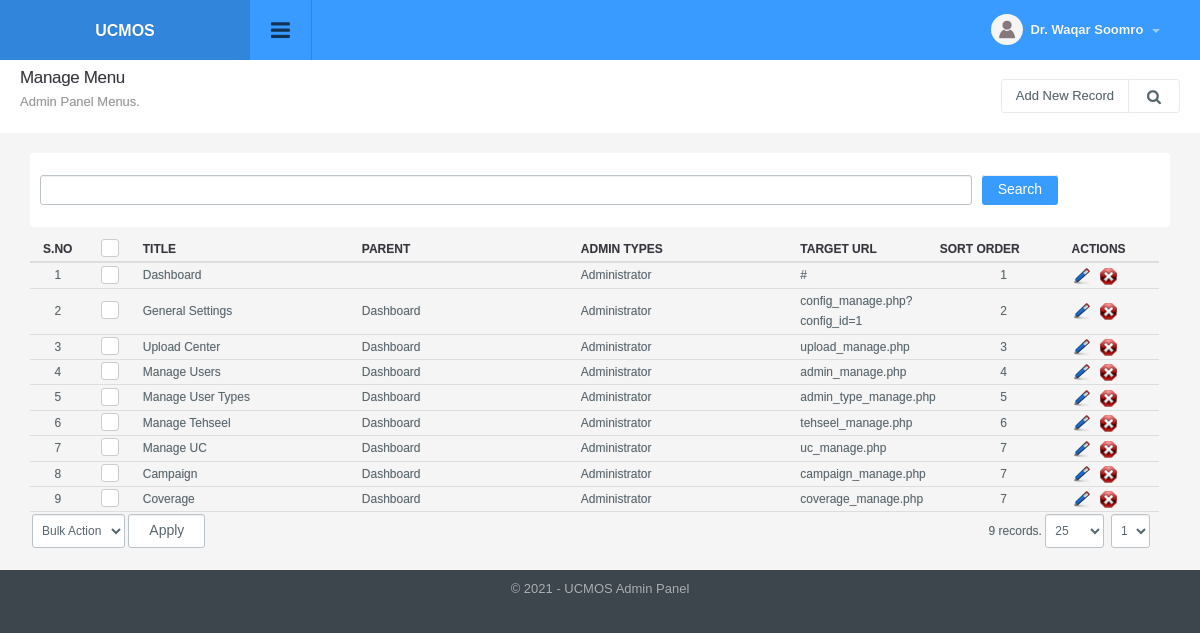
Page /menu_manage.php (signed in) on the committed database.
### tables this page shows
CREATE TABLE `config_variable` (
  `id` int(11) NOT NULL,
  `config_type_id` int(11) NOT NULL,
  `title` varchar(512) NOT NULL,
  `notes` varchar(512) NOT NULL,
  `type` varchar(200) NOT NULL,
  `default_values` text NOT NULL,
  `key` varchar(200) NOT NULL,
  `value` text NOT NULL,
  `sortorder` int(11) NOT NULL
);

CREATE TABLE `menu` (
  `id` int(11) NOT NULL,
  `title` varchar(100) NOT NULL,
  `url` varchar(100) NOT NULL,
  `parent_id` int(11) NOT NULL,
  `depth` int(1) NOT NULL,
  `sortorder` int(11) NOT NULL,
  `icon` varchar(200) NOT NULL,
  `small_icon` varchar(200) NOT NULL
);

### include/utility.php (called while the page is built, shortened)
<?php
function get_config($var){
	global $dblink;
	$sql="select value from config_variable where `key`='".slash($var)."'";
	$resConfig=doquery($sql,$dblink);
	if(numrows($resConfig)>0){
		while($rowConfig=dofetch($resConfig))
			return unslash($rowConfig["value"]);
	}
}
$site_title=get_config("site_title");
function slash($str){
	if(!is_array($str))
		return utf8_encode(addslashes($str));
	else{
		for($i=0; $i<count($str); $i++)
			$str[$i]=slash($str[$i]);
		return $str;
	}
}
function unslash($str){
	return stripslashes(utf8_decode($str));
	}

### include/db.php (called while the page is built, shortened)
<?php
function doquery($qr,$lnk){
	@$res=mysqli_query($lnk,$qr) or die($qr." - ".mysqli_error($lnk));
	return $res;
}
function dofetch($rs){
	@$rec=mysqli_fetch_array($rs);
	return $rec;
}
function numrows($rs){
	return mysqli_num_rows($rs);
}

### modules/menu/list.php (the view, shortened to what this page needs)
<?php
$q="";
$extra='';
$is_search=false;
if(isset($_SESSION["menu_manage"]["q"]))
	$q=$_SESSION["menu_manage"]["q"];
else
	$q="";
?>
<div class="page-header">
	<h1 class="title">Manage Menu</h1>
  	<ol class="breadcrumb">
    	<li class="active">Admin Panel Menus.</li>
  	</ol>
  	<div class="right">
    	<div class="btn-group" role="group" aria-label="...">
        	<a href="menu_manage.php?tab=add" class="btn btn-light editproject">Add New Record</a>
            <a id="topstats" class="btn btn-light" href="#"><i class="fa fa-search"></i></a>
        </div>
  	</div>
</div>
<ul class="topstats clearfix search_filter"<?php if($is_search) echo ' style="display: block"';?>>
	<li class="col-xs-12 col-lg-12 col-sm-12">
        <div>
        	<form class="form-horizontal" action="" method="get">
                <div class="col-sm-10">
                  <input type="text" title="Enter String" value="<?php echo $q;?>" name="q" id="search" class="form-control" >
                </div>
                <div class="col-sm-1">
                    <input type="submit" class="btn btn-default btn-l" value="Search" alt="Search Record" title="Search Record" />
                </div>
          	</form>
        </div>
  	</li>
</ul>
<div class="panel-body table-responsive">
	<table class="table table-hover list">
    	<thead>
      		<tr>
        		<th width="5%" class="text-center">S.no</th>
        		<th class="text-center" width="5%"><div class="checkbox checkbox-primary">
            		<label for="select_all"></label></div></th>
               	<th width="20%">Title</th>
               	<th width="20%">Parent</th>
                <th width="20%">Admin Types</th>
                <th width="10%">Target URL</th>
                <th width="12%">Sort Order</th>
                <th width="8%" class="round_righttop">Actions</th>
      		</tr>
    	</thead>
    	<tbody>
			<?php
           	$sql="select a.*, b.title as parent from menu a left join menu b on a.parent_id=b.id where 1 $extra order by a.sortorder, depth asc";
            $rs=show_page($rows, $pageNum, $sql);
            if(numrows($rs)>0){
                $sn=1;
                while($r=dofetch($rs)){
					?>
                    <tr>
                        <td class="text-center"><?php echo $sn;?></td>
                        <td class="text-center"><div class="checkbox margin-t-0 checkbox-primary">
                            <label for="<?php echo "rec_".$sn?>"></label></div>
                        </td>
                        <td><?php echo unslash($r["title"]); ?></td>
              			<td><?php echo unslash($r["parent"]);?></td>
                        <td>
							<?php
							$admin_type = array();
							$rs2 =doquery("select title from menu_2_admin_type a inner join admin_type b on a.admin_type_id=b.id where menu_id='".$r["id"]."'", $dblink);
							if( numrows( $rs2 ) > 0 ) {
								while( $r2 = dofetch( $rs2 ) ) {
									$admin_type[] = $r2[ "title" ];
								}
							}
							echo implode( ", ", $admin_type );
							?>
                        </td>
               			<td><?php echo unslash($r["url"]); ?></td>
               			<td align="center"><?php echo $r["sortorder"];?></td>
                        <td>
                            <a href="menu_manage.php?tab=edit&id=<?php echo $r['id'];?>"><img title="Edit Record" alt="Edit" src="images/edit.png"></a>&nbsp;&nbsp;
                            <a onclick="return confirm('Are you sure you want to delete')" href="menu_manage.php?id=<?php echo $r['id'];?>&amp;tab=delete"><img title="Delete Record" alt="Delete" src="images/delete.png"></a>
                        </td>
                    </tr>
                    <?php
                    $sn++;
                }
                ?>
                <tr>
                    <td colspan="5" class="actions">
                        <select name="bulk_action" id="bulk_action" title="Choose Action">
                            <option value="null">Bulk Action</option>
                        </select>
                        <input type="button" name="apply" value="Apply" id="apply_bulk_action" class="btn btn-light" title="Apply Action"  />
                    </td>
                    <td colspan="3" class="paging" title="Paging" align="right"><?php echo pages_list($rows, "menus", $sql, $pageNum)?></td>
                </tr>
                <?php
            }
            else{
                ?>
                <tr>
                    <td colspan="8"  class="no-record">No Result Found</td>
                </tr>
                <?php
            }
            ?>
    	</tbody>
  	</table>
</div>

### include/header.php (shortened to what this page needs)
<!DOCTYPE html PUBLIC "-//W3C//DTD XHTML 1.0 Transitional//EN" "http://www.w3.org/TR/xhtml1/DTD/xhtml1-transitional.dtd">
<html xmlns="http://www.w3.org/1999/xhtml">
<head>
<link type="text/css" rel="stylesheet" href="css/font-awesome.min.css" />
<link type="text/css" rel="stylesheet" href="css/font-awesome.css" />
<link type="text/css" rel="stylesheet"  href="css/bootstrap.css" />
<link rel="stylesheet" href="css/bootstrap-datetimepicker.min.css" />
<link type="text/css" rel="stylesheet"  href="css/awesome-bootstrap-checkbox.css" />
<link href="css/general.css" type="text/css" rel="stylesheet" />
<link type="text/css" rel="stylesheet"  href="css/style.css" />
<link rel="stylesheet" href="//code.jquery.com/ui/1.12.1/themes/base/jquery-ui.css">
</head>
<body>
	<div id="wrapper" class="round_corners">
    	<div id="top" class="clearfix">
            <div class="applogo">
			<a href="index.php" class="logo"><?php $admin_logo=get_config("admin_logo"); if(empty($admin_logo)) echo $site_title; else { ?><img src="<?php echo $file_upload_root;?>config/<?php echo $admin_logo?>" /><?php }?></a>
            </div>
            <a class="sidebar-open-button" href="#"><i class="fa fa-bars"></i></a>
            <ul class="top-right">
            	<li class="dropdown link">
                	<a class="dropdown-toggle profilebox" data-toggle="dropdown" href="#">
                    	<img alt="img" src="images/profileimg-default.png">
                        <b><?php echo ucfirst((isset($_SESSION["logged_in_admin"]) && $_SESSION["logged_in_admin"]!="")?$_SESSION["logged_in_admin"]["name"]:"Guest");?></b>
                        <span class="caret"></span>
                    </a>
                </li>
           </ul>
        </div>
		<div class="content" style="margin-left:0">

### include/footer.php (shortened to what this page needs)
<div id="footer" class="bottom_round_corners">
	<div id="footer_content">
    	<address>&copy; <?php echo date("Y");?> - <?php echo $site_title; ?> Admin Panel</address>
    </div>
</div>
<link href="js/fancybox/jquery.fancybox.min.css" rel="stylesheet" type="text/css" />
<link href="js/chosen/chosen.css" rel="stylesheet" type="text/css" />
<link rel="stylesheet" type="text/css" href="css/angularjs-datetime-picker.css" />
</body>
</html>

### rows in the picture
config_variable: value "UCMOS"
menu: title "Dashboard", admin_type "Administrator", url "#", sortorder "1"
menu: title "General Settings", menu.title "Dashboard", admin_type "Administrator", url "config_manage.php?config_id=1", sortorder "2"
menu: title "Upload Center", menu.title "Dashboard", admin_type "Administrator", url "upload_manage.php", sortorder "3"
menu: title "Manage Users", menu.title "Dashboard", admin_type "Administrator", url "admin_manage.php", sortorder "4"
menu: title "Manage User Types", menu.title "Dashboard", admin_type "Administrator", url "admin_type_manage.php", sortorder "5"
menu: title "Manage Tehseel", menu.title "Dashboard", admin_type "Administrator", url "tehseel_manage.php", sortorder "6"
menu: title "Manage UC", menu.title "Dashboard", admin_type "Administrator", url "uc_manage.php", sortorder "7"
menu: title "Campaign", menu.title "Dashboard", admin_type "Administrator", url "campaign_manage.php", sortorder "7"
menu: title "Coverage", menu.title "Dashboard", admin_type "Administrator", url "coverage_manage.php", sortorder "7"

### other values in the picture
pages_list($rows, "menus", $sql, $pageNum) "9 records."
form field page "1"
